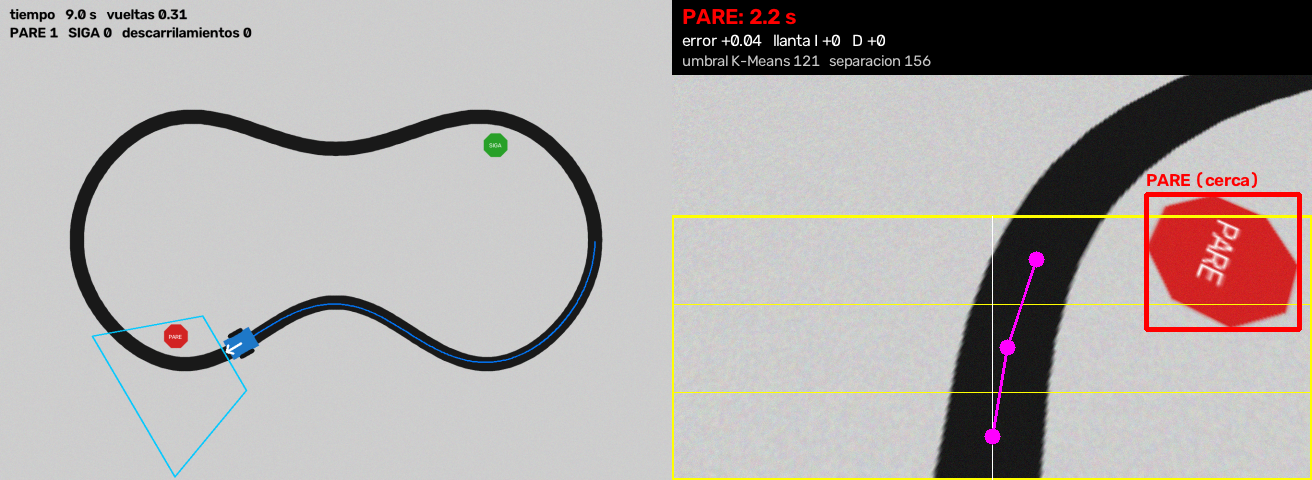
#> input picture _prueba_vista.png, 1312 x 480 px, found by its file name
$ jupyter execute 4_Kmeans_Imagenes.ipynb
#> lines starting #> are read from the running program, lines starting #| are printed output that depends on the picture
[cell 1]
import cv2
import numpy as np
import matplotlib.pyplot as plt

from google.colab import files
from sklearn.cluster import KMeans


# 1. Cargar la imagen
archivos = files.upload()
#> the answer given: _prueba_vista.png
nombre_imagen = next(iter(archivos))


# 2. Leer la imagen
imagen_bgr = cv2.imread(nombre_imagen)
#> imagen_bgr is the input picture: shape (480, 1312, 3); mean B, G, R 166.2, 167.8, 173.1

if imagen_bgr is None:
    raise ValueError(
        "No fue posible leer la imagen seleccionada."
    )


# 3. Convertir BGR a RGB
imagen_rgb = cv2.cvtColor(
    imagen_bgr,
    cv2.COLOR_BGR2RGB
)


# 4. Mostrar la imagen original
plt.figure(figsize=(8, 6))
plt.imshow(imagen_rgb)
plt.title("Imagen original")
plt.axis("off")
plt.show()


# 5. Obtener sus dimensiones
alto, ancho, canales = imagen_rgb.shape
#> alto = 480; ancho = 1312; canales = 3

print("Alto:", alto)
#| Alto: 480
print("Ancho:", ancho)
#| Ancho: 1312
print("Canales:", canales)
#| Canales: 3
print("Cantidad de píxeles:", alto * ancho)
#| Cantidad de píxeles: 629760


# 6. Convertir la imagen en una tabla de píxeles
pixeles = imagen_rgb.reshape((-1, 3))
pixeles = pixeles.astype(np.float32)


# 7. Definir la cantidad de clústeres
K = 3


# 8. Crear y entrenar K-Means
modelo = KMeans(
    n_clusters=K,
    random_state=42,
    n_init=10
)

etiquetas = modelo.fit_predict(pixeles)


# 9. Obtener los centroides
centroides = modelo.cluster_centers_

print("Centroides encontrados:")
print(centroides)


# 10. Convertir los centroides a colores enteros
colores = np.uint8(centroides)


# 11. Reemplazar cada píxel por su centroide
pixeles_segmentados = colores[etiquetas]


# 12. Reconstruir la imagen
imagen_segmentada = pixeles_segmentados.reshape(
    imagen_rgb.shape
)
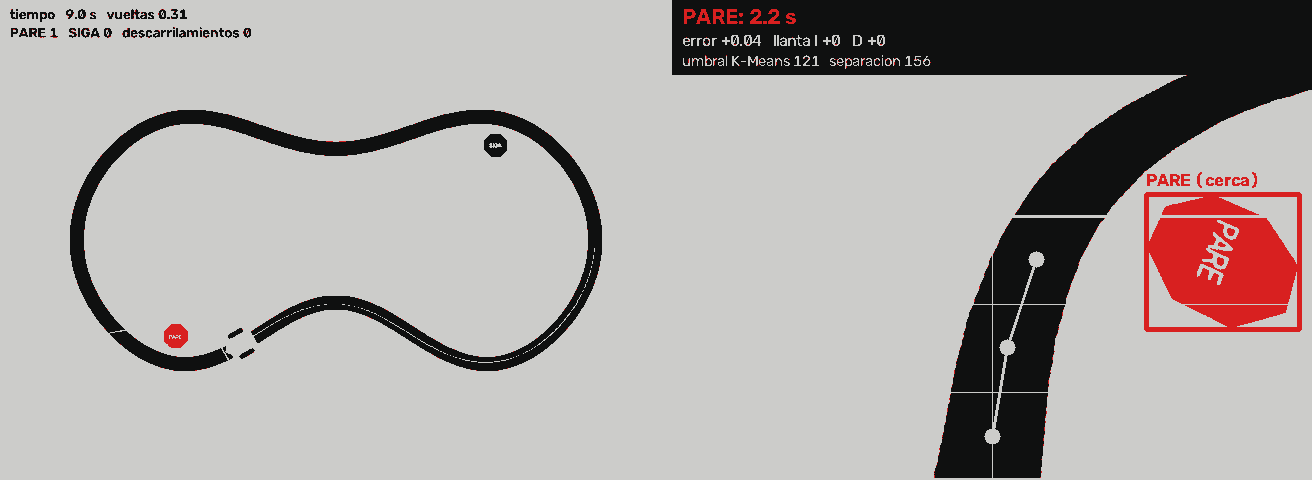
#> imagen_segmentada: shape (480, 1312, 3); mean R, G, B 172.6, 167.5, 165.9


# 13. Comparar los resultados
fig, ejes = plt.subplots(
    1,
    2,
    figsize=(14, 6)
)

ejes[0].imshow(imagen_rgb)
ejes[0].set_title("Imagen original")
ejes[0].axis("off")

ejes[1].imshow(imagen_segmentada)
ejes[1].set_title(
    f"Imagen segmentada con K = {K}"
)
ejes[1].axis("off")

plt.tight_layout()
plt.show()
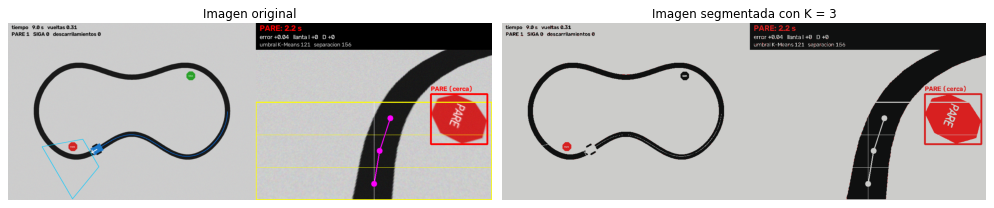
#> figure drawn by matplotlib, 2 panels
